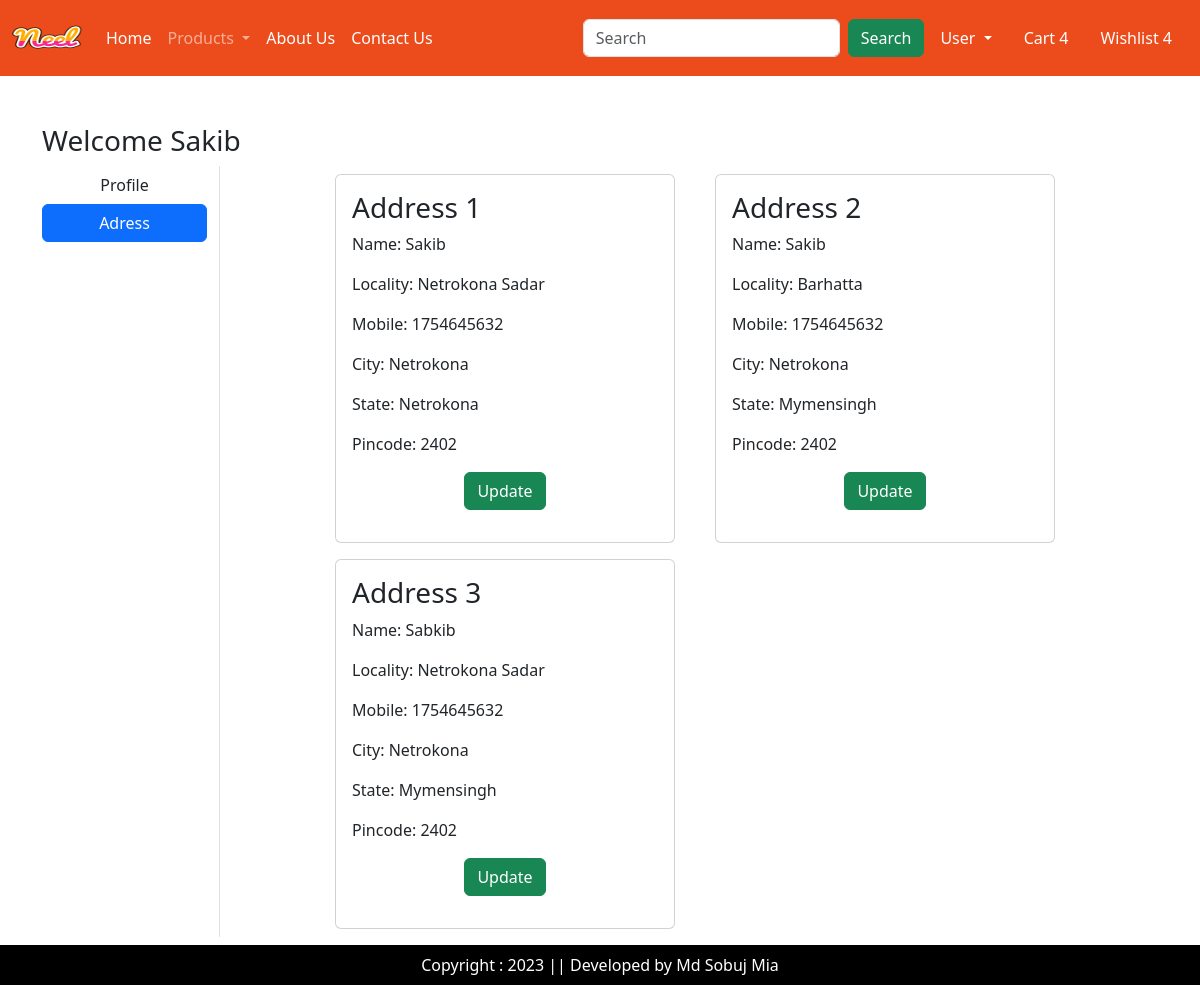
Page /address/ (signed in) on the committed database.
### app/models.py (models this page shows, shortened)
class Customer(models.Model):
    user = models.ForeignKey(User, on_delete=models.CASCADE)
    name = models.CharField(max_length=200)
    locality = models.CharField(max_length=200)
    city = models.CharField(max_length=50)
    mobile = models.IntegerField(default=0)
    zipcode = models.IntegerField()
    state = models.CharField(choices=STATE_CHOICES,max_length=100)

### app/views.py (the view)
# urls.py: path('address/', views.address, name='address'),
def address(request):
    add = Customer.objects.filter(user=request.user)
    return render(request, 'app/address.html', locals())

### app/templates/app/address.html (shortened to what this page needs)
{% extends "app/base.html" %}
 {% load static %}
 {% block main-content %}
 <div class="container my-5">
    <div class="row">
      <h3>Welcome <span class="text-capitalize">{{ request.user }}</span></h3>
      <div class="col-sm-2 border-end">
        <ul class="list-unstyled">
          <li class="d-grid">
            <a href="{% url 'profile' %}" class="btn ">Profile</a>
          </li>
          <li class="d-grid">
            <a href="{% url 'profile' %}" class="btn btn-primary">Adress</a>
          </li>
        </ul>
      </div>
      <div class="col-sm-8 offset-sm-1">
        <div class="row">
            {% for ad in add %}
            <div class="col-sm-6">
                <div class="card m-2">
                    <div class="card-body">
                    <h3>Address {{forloop.counter}}</h3>
                    <p>Name: {{ad.name}}</p>
                    <p>Locality: {{ad.locality}}</p>
                    <p>Mobile: {{ad.mobile}}</p>
                    <p>City: {{ad.city}}</p>
                    <p>State: {{ad.state}}</p>
                    <p>Pincode: {{ad.zipcode}}</p>
                    <p class="text-center"><a href="{% url "updateAddress" pk=ad.id %}" type="button" class="btn btn-success">Update</a></p>
                    </div>
                </div>
            </div>
            {% endfor %}
        </div>
      </div>
 {% endblock main-content%}

### rows in the picture
Customer: name "Sakib", locality "Netrokona Sadar", mobile "1754645632", city "Netrokona", state "Netrokona", zipcode "2402"
Customer: name "Sakib", locality "Barhatta", mobile "1754645632", city "Netrokona", state "Mymensingh", zipcode "2402"
Customer: name "Sabkib", locality "Netrokona Sadar", mobile "1754645632", city "Netrokona", state "Mymensingh", zipcode "2402"

### other values in the picture
{{ request.user }} "Sakib"
